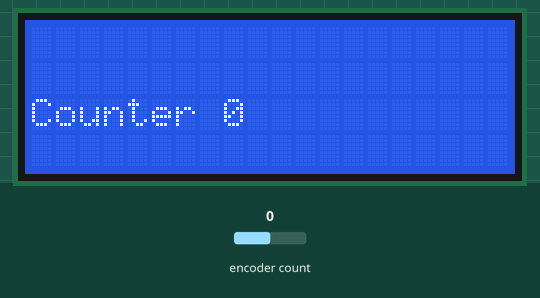
Recording of a program running on a simulated ESP32. On the bench: 20×4 character LCD. The test bench sets the inputs (shaded band); at power-on: encoder count 0. What the program prints to the serial monitor is not drawn.

Above: at 1.2 s.
1.3 s: encoder count set to 1
At 2.7 s:
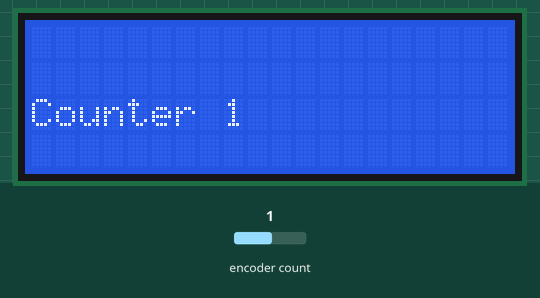
3.1 s: encoder count set to 2
4.6 s: encoder count set to 3
Timing chart, 0 to 7.6 s (numbered marks = the images above; inputs shaded):
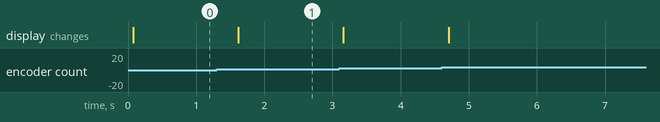

Measured:
- after the input at 1.3 s, the display: changes after 0.32 s (image 1)

The program:

main.cpp
```cpp
#include <Arduino.h>
#include <LiquidCrystal_I2C.h>
#include <ESP32Encoder.h>

#define Clk_Pin 33
#define Sw_Pin 32
#define Dt_Pin 14
int Direction_Cw = 0;
int Direction_Ccw = 1;
int pushButton = 0;

LiquidCrystal_I2C lcd(0x27, 20, 4);

volatile int counter = 0;
long prev_counter;
volatile int direction = Direction_Cw;
volatile unsigned long last_time;  // for debouncing


ESP32Encoder encoder;

void setup() {
  Serial.begin(115200);
  encoder.attachHalfQuad ( Dt_Pin, Clk_Pin );
  encoder.setCount ( 0 );
  lcd.init();
  lcd.backlight(); //zuerst Backlight einschalten


}

void loop() {

  counter = encoder.getCount() / 2;
  Serial.print("counter ");
  Serial.println(counter);
    lcd.clear();
    lcd.setCursor(0,2);
    lcd.print("Counter ");
    lcd.setCursor(8,2);
    lcd.print(counter);
    lcd.display();
  if (counter <0){
            Direction_Ccw = 1;
            Direction_Cw = 0;
            Serial.println("Ccw links");
  }
  if (counter >0){
            Direction_Ccw = 0;
            Direction_Cw = 1;
            Serial.println("Cw rechts");
  }
  delay(500);


}
```
